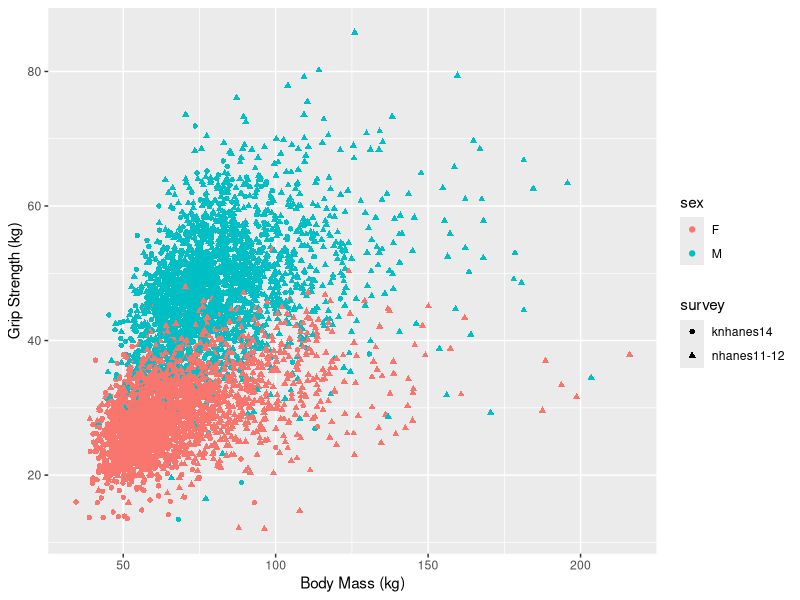

The R source for this figure:
## ---- chunk 1
knitr::opts_chunk$set()
## ---- chunk 2
library(dplyr)
library(ggplot2)
library(readr)
library(knitr)

strength <- read_csv("strength.csv")
## ---- chunk 3
summary=strength %>%
  group_by(sex, survey) %>%
  summarize(
    mean_grip_strength= mean(gs.max),
    SD_grip_strength= sd(gs.max)
  )

kable(summary, col.names=c("Sex", "Survey Population", "Mean max. strength", "SD max. strength"), caption = "Table 1. Strength as function of sex and survey population", align="llcc")
## ---- chunk 4

ggplot(strength, aes(wt, gs.max, col=sex, shape=survey))+
  geom_point()+
  xlab("Body Mass (kg)")+
  ylab("Grip Strength (kg)")
